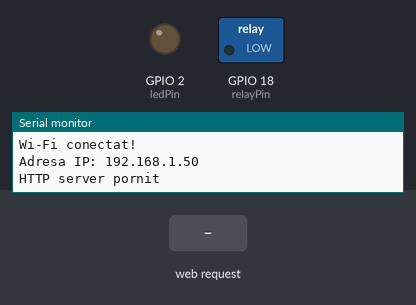
Bench run of a sketch on a simulated ESP32. On the bench: switched loads named in the sketch (green lamp = pin HIGH), output pins drawn as LEDs (lit = HIGH), the last lines printed to the serial monitor. Inputs (shaded band) come from the test bench. WiFi joins after 1.5 s; servers stay silent unless stated.

Above: at 4.2 s.
4.3 s: HTTP request GET /toggle received
At 5.0 s:
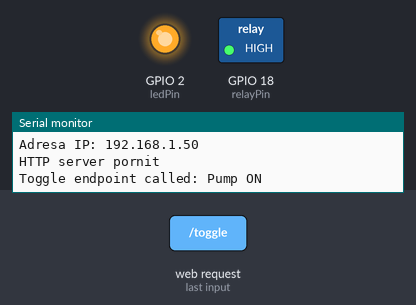
7.3 s: HTTP request GET /off received
At 7.6 s:
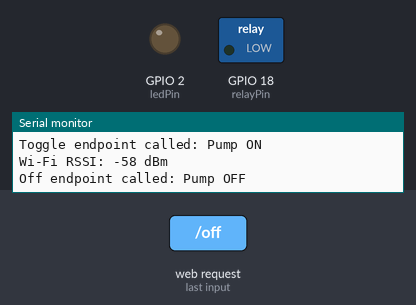
Timing chart, 0 to 10.3 s (numbered marks = the images above; inputs shaded):
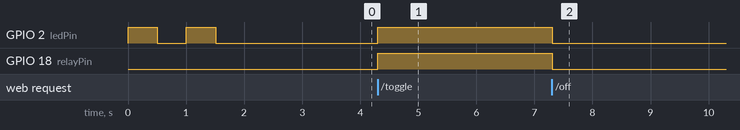

The sketch:

top_rau_final_ctnam.ino
```cpp
#include <WiFi.h>
#include <WebServer.h>

const char* ssid = "CB006biss";
const char* password = "vreausainvat";

IPAddress staticIP(192, 168, 5, 101);
IPAddress gateway(192, 168, 5, 1);
IPAddress subnet(255, 255, 255, 0);

WebServer server(80);

const int ledPin = 2;

const int relayPin = 18;
bool pumpState = false;

void connectToWiFi() {
  Serial.println("Se conecteaza la WI-FI...");
  WiFi.begin(ssid, password);
  unsigned long startAttemptTime = millis();
  while (WiFi.status() != WL_CONNECTED && millis() - startAttemptTime < 10000) {
    blinkLED(2, 500);
    Serial.println("Se asteapta conexiunea...");
    delay(1000);
  }
  if (WiFi.status() == WL_CONNECTED) {
    Serial.println("Wi-Fi conectat!");
    Serial.print("Adresa IP: ");
    Serial.println(WiFi.localIP());
  } else {
    Serial.println("Nu s-a reusit conectarea!");
  }
}

void blinkLED(int blinks, int delayTime) {
  for (int i = 0; i < blinks; i++) {
    digitalWrite(ledPin, HIGH);
    delay(delayTime);
    digitalWrite(ledPin, LOW);
    delay(delayTime);
  }
}

void setup() {
  Serial.begin(115200);
  Serial.println("Booting...");

  pinMode(relayPin, OUTPUT);
  digitalWrite(relayPin, LOW);
  Serial.println("Pinul releului setat la low (pompa inchisa)");

  pinMode(ledPin, OUTPUT);
  digitalWrite(ledPin, LOW);
  Serial.println("Pinul led setat la low (pompa deschisa)");

  if (!WiFi.config(staticIP, gateway, subnet)) {
    Serial.println("IP static configurare esuata!");
    while (true) {
      blinkLED(5, 100);
      delay(1000);
    }
  }

  connectToWiFi();

  server.on("/toggle", HTTP_GET, []() {
    pumpState = !pumpState;
    digitalWrite(relayPin, pumpState ? HIGH : LOW);
    digitalWrite(ledPin, pumpState ? HIGH : LOW);
    Serial.println("Toggle endpoint called: Pump " + String(pumpState ? "ON" : "OFF"));
    server.send(200, "text/plain", "LED toggled to " + String(pumpState ? "ON" : "OFF"));
  });

  server.on("/signal", HTTP_GET, []() {
    pumpState = true;
    digitalWrite(relayPin, HIGH);
    digitalWrite(ledPin, HIGH);
    Serial.println("Signal endpoint called: Pump ON");
    server.send(200, "text/plain", "Pump turned ON");
  });

  server.on("/off", HTTP_GET, []() {
    pumpState = false;
    digitalWrite(relayPin, LOW);
    digitalWrite(ledPin, LOW);
    Serial.println("Off endpoint called: Pump OFF");
    server.send(200, "text/plain", "Pump turned OFF");
  });

  server.begin();
  Serial.println("HTTP server pornit");
}

void loop() {
  static unsigned long lastCheck = 0;
  if (millis() - lastCheck >= 5000) {
    if (WiFi.status() != WL_CONNECTED) {
      Serial.println("Wi-Fi deconectat!");
      connectToWiFi();
      if (WiFi.status() == WL_CONNECTED) {
        server.begin();
        Serial.println("HTTP restart");
      }
    } else {
      long rssi = WiFi.RSSI();
      Serial.print("Wi-Fi RSSI: ");
      Serial.print(rssi);
      Serial.println(" dBm");
    }
    lastCheck = millis();
  }

  if (WiFi.status() == WL_CONNECTED) {
    server.handleClient();
  }

  delay(10);
}
```

Measured:
- after the input at 4.3 s, GPIO 2 (ledPin), GPIO 18 (relayPin): LOW → HIGH at once
- after the input at 7.3 s, GPIO 2 (ledPin), GPIO 18 (relayPin): HIGH → LOW at once
